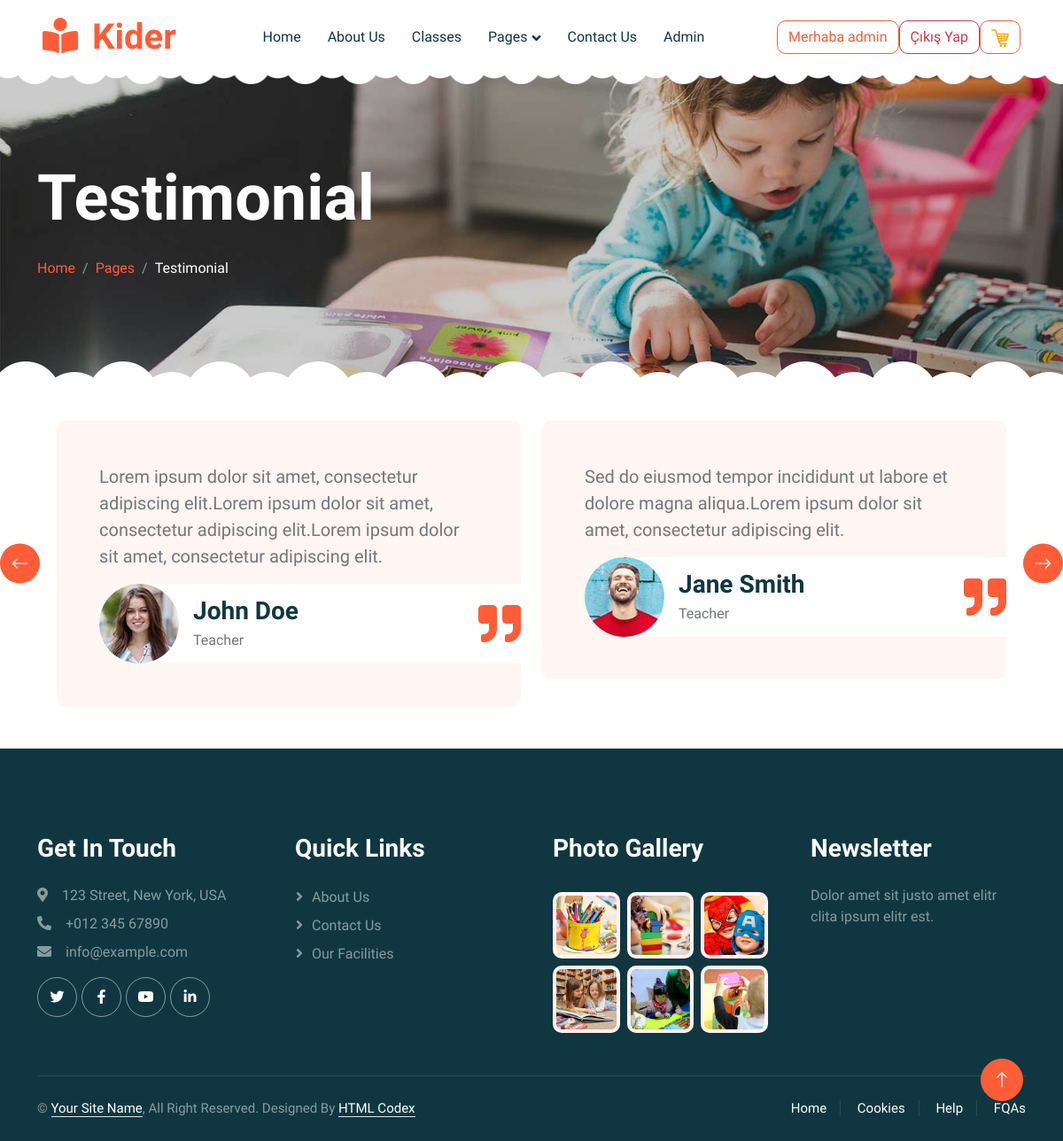
The page /testimonial (signed in) on the database its author committed.
### mvc/models.py (models this page shows)
class User(db.Model, UserMixin):
    id = db.Column(db.Integer, primary_key=True)
    username = db.Column(db.String(20), unique=True, nullable=False)
    password = db.Column(db.String(60), nullable=False)
    Email = db.Column(db.String(120), unique=True, nullable=False)
    date_created = db.Column(db.DateTime, default=datetime.utcnow)
    is_admin = db.Column(db.Boolean, nullable=False, default=False)
    cart = db.relationship('Cart', backref='user', lazy=True)
    orders = db.relationship('Order', backref='user', lazy=True)

class Testimonial(db.Model):
    id = db.Column(db.Integer, primary_key=True)
    message = db.Column(db.String(500))
    image = db.Column(db.String(100))
    name = db.Column(db.String(100))
    profession = db.Column(db.String(100))

### mvc/views.py (the view)
@app_bp.route('/testimonial')
def testimonial():
    products = Product.query.all()
    testimonials = Testimonial.query.all()
    teachers = Teacher.query.all()
    return render_template('testimonial.html', page_name="testimonial", products=products, testimonials=testimonials, teachers=teachers)

### app.py (called while the page is built)
@login_manager.user_loader
def load_user(user_id):
    return User.query.get(int(user_id))

### templates/testimonial.html (shortened to what this page needs)
{%extends "base.html"%}
{%block content%}
<div class="owl-carousel testimonial-carousel wow fadeInUp" data-wow-delay="0.1s">
    {% for testimonial in testimonials %}
        <div class="testimonial-item bg-light rounded p-5">
            <p class="fs-5">{{ testimonial.message }}</p>
            <div class="d-flex align-items-center bg-white me-n5" style="border-radius: 50px 0 0 50px;">
                <img class="img-fluid flex-shrink-0 rounded-circle" src="{{ url_for('static', filename=testimonial.image) }}" style="width: 90px; height: 90px;">
                <div class="ps-3">
                    <h3 class="mb-1">{{ testimonial.name }}</h3>
                    <span>{{ testimonial.profession }}</span>
                </div>
                <i class="fa fa-quote-right fa-3x text-primary ms-auto d-none d-sm-flex"></i>
            </div>
        </div>
    {% endfor %}
</div>
{%endblock%}

### templates/base.html (shortened to what this page needs)
<!DOCTYPE html>
<html lang="en">
<head>
    <link href="https://cdnjs.cloudflare.com/ajax/libs/font-awesome/5.10.0/css/all.min.css" rel="stylesheet">
    <link href="https://cdn.jsdelivr.net/npm/bootstrap-icons@1.4.1/font/bootstrap-icons.css" rel="stylesheet">
    <link href="{{ url_for('static', filename='lib/animate/animate.min.css') }}" rel="stylesheet">
    <link href="{{ url_for('static', filename='lib/owlcarousel/assets/owl.carousel.min.css') }}" rel="stylesheet">
    <link href="{{ url_for('static', filename='css/bootstrap.min.css') }}" rel="stylesheet">
    <link href="{{ url_for('static', filename='css/style.css') }}" rel="stylesheet">
</head>
<body>
    <div class="container-xxl bg-white p-0">
        <nav class="navbar navbar-expand-lg bg-white navbar-light sticky-top px-4 px-lg-5 py-lg-0">
            <a href="/" class="navbar-brand">
                <h1 class="m-0 text-primary"><i class="fa fa-book-reader me-3"></i>Kider</h1>
            </a>
            <div class="collapse navbar-collapse" id="navbarCollapse">
                <div class="navbar-nav mx-auto">
                    <a href="{{url_for('app.index')}}" class="nav-item nav-link">Home</a>
                    <a href="{{url_for('app.about')}}" class="nav-item nav-link">About Us</a>
                    <a href="{{url_for('app.classes')}}" class="nav-item nav-link">Classes</a>
                    <div class="nav-item dropdown">
                        <a href="#" class="nav-link dropdown-toggle " data-bs-toggle="dropdown">Pages</a>
                    </div>
                    <a href="{{url_for('app.contact')}}" class="nav-item nav-link">Contact Us</a>
                    {% if current_user.is_authenticated and current_user.is_admin %}
                        <a href="{{url_for('app.admin_dashboard')}}" class="nav-item nav-link">Admin</a>
                    {% endif %}
</div>
{% if current_user.is_authenticated %}
<a href="{{ url_for('app.dashboard', username=current_user.username) }}" class="btn btn-outline-primary">
    Merhaba {{ current_user.username }}
</a>
<a href="{{ url_for('app.logout') }}" class="btn btn-outline-danger">
    Çıkış Yap
</a>
<a href="{{ url_for('app.view_cart') }}" class="btn btn-outline-primary">
    <img src="{{ url_for('static', filename='img/cart.png') }}" alt="Cart" style="width: 20px; height: 20px;">
</a>
{% endif %}
            </div>
        </nav>
{%block header%}
        <div class="container-xxl py-5 page-header position-relative mb-5">
            <div class="container py-5">
                <h1 class="display-2 text-white animated slideInDown mb-4">{{page_name|capitalize}}</h1>
                <nav aria-label="breadcrumb animated slideInDown">
                    <ol class="breadcrumb">
                        <li class="breadcrumb-item"><a href="#">Home</a></li>
                        <li class="breadcrumb-item"><a href="#">Pages</a></li>
                        <li class="breadcrumb-item text-white active" aria-current="page">{{page_name|capitalize}}</li>
                    </ol>
                </nav>
            </div>
        </div>
{%endblock%}
        {% block content %}
        {% endblock %}
        <div class="container-fluid bg-dark text-white-50 footer pt-5 mt-5 wow fadeIn" data-wow-delay="0.1s">
            <div class="container py-5">
                <div class="row g-5">
                    <div class="col-lg-3 col-md-6">
                        <h3 class="text-white mb-4">Get In Touch</h3>
                        <p class="mb-2"><i class="fa fa-map-marker-alt me-3"></i>123 Street, New York, USA</p>
                        <p class="mb-2"><i class="fa fa-phone-alt me-3"></i>+012 345 67890</p>
                        <p class="mb-2"><i class="fa fa-envelope me-3"></i>info@example.com</p>
                        <div class="d-flex pt-2">
                            <a class="btn btn-outline-light btn-social" href=""><i class="fab fa-twitter"></i></a>
                            <a class="btn btn-outline-light btn-social" href=""><i class="fab fa-facebook-f"></i></a>
                            <a class="btn btn-outline-light btn-social" href=""><i class="fab fa-youtube"></i></a>
                            <a class="btn btn-outline-light btn-social" href=""><i class="fab fa-linkedin-in"></i></a>
                        </div>
                    </div>
                    <div class="col-lg-3 col-md-6">
                        <h3 class="text-white mb-4">Quick Links</h3>
                        <a class="btn btn-link text-white-50" href="{{url_for('app.about')}}">About Us</a>
                        <a class="btn btn-link text-white-50" href="{{url_for('app.contact')}}">Contact Us</a>
                        <a class="btn btn-link text-white-50" href="{{url_for('app.facility')}}">Our Facilities</a>
                    </div>
                    <div class="col-lg-3 col-md-6">
                        <h3 class="text-white mb-4">Photo Gallery</h3>
                        <div class="row g-2 pt-2">
                            <div class="col-4">
                                <img class="img-fluid rounded bg-light p-1" src="{{ url_for('static', filename='img/classes-1.jpg') }}" alt="Description of classes-1.jpg">
                            </div>
                            <div class="col-4">
                                <img class="img-fluid rounded bg-light p-1" src="{{ url_for('static', filename='img/classes-2.jpg') }}" alt="Description of classes-2.jpg">
                            </div>
                            <div class="col-4">
                                <img class="img-fluid rounded bg-light p-1" src="{{ url_for('static', filename='img/classes-3.jpg') }}" alt="Description of classes-3.jpg">
                            </div>
                            <div class="col-4">
                                <img class="img-fluid rounded bg-light p-1" src="{{ url_for('static', filename='img/classes-4.jpg') }}" alt="Description of classes-4.jpg">
                            </div>
                            <div class="col-4">
                                <img class="img-fluid rounded bg-light p-1" src="{{ url_for('static', filename='img/classes-5.jpg') }}" alt="Description of classes-5.jpg">
                            </div>
                            <div class="col-4">
                                <img class="img-fluid rounded bg-light p-1" src="{{ url_for('static', filename='img/classes-6.jpg') }}" alt="Description of classes-6.jpg">
                            </div>
                        </div>
                    </div>
                    <div class="col-lg-3 col-md-6">
                        <h3 class="text-white mb-4">Newsletter</h3>
                        <p>Dolor amet sit justo amet elitr clita ipsum elitr est.</p>
                    </div>
                </div>
            </div>
            <div class="container">
                <div class="copyright">
                    <div class="row">
                        <div class="col-md-6 text-center text-md-start mb-3 mb-md-0">
                            &copy; <a class="border-bottom" href="#">Your Site Name</a>, All Right Reserved.
							Designed By <a class="border-bottom" href="https://htmlcodex.com">HTML Codex</a>
                        </div>
                        <div class="col-md-6 text-center text-md-end">
                            <div class="footer-menu">
                                <a href="/">Home</a>
                                <a href="">Cookies</a>
                                <a href="{{url_for('app.contact')}}">Help</a>
                                <a href="">FQAs</a>
                            </div>
                        </div>
                    </div>
                </div>
            </div>
        </div>
        <a href="#" class="btn btn-lg btn-primary btn-lg-square back-to-top"><i class="bi bi-arrow-up"></i></a>
    </div>
</body>
</html>

### static/css/style.css (style rules this page uses)
:root { --primary: #FE5D37; --light: #FFF5F3; --dark: #103741; }
.back-to-top { position: fixed; display: none; right: 45px; bottom: 45px; z-index: 99; }
.btn { font-weight: 500; transition: .5s; }
.btn.btn-primary { color: #FFFFFF; }
.btn-lg-square { width: 48px; height: 48px; }
.btn-square, .btn-sm-square, .btn-lg-square { padding: 0; display: flex; align-items: center; justify-content: center; font-weight: normal; border-radius: 50px; }
h1, h2, h3, h4, .h1, .h2, .h3, .h4, .display-1, .display-2, .display-3, .display-4, .display-5, .display-6 { font-family: 'Lobster Two', cursive; font-weight: 700; }
.navbar .navbar-nav .nav-link { padding: 30px 15px; color: var(--dark); font-weight: 500; outline: none; }
.navbar.sticky-top { top: -100px; transition: .5s; }
.navbar .dropdown-toggle::after { border: none; content: "\f107"; font-family: "Font Awesome 5 Free"; font-weight: 900; vertical-align: middle; margin-left: 5px; transition: .5s; }
.header-carousel::before, .header-carousel::after, .page-header::before, .page-header::after { position: absolute; content: ""; width: 100%; height: 10px; top: 0; left: 0; background: url(../img/bg-header-top.png) center center repeat-x; z-index: 1; }
.header-carousel::after, .page-header::after { height: 19px; top: auto; bottom: 0; background: url(../img/bg-header-bottom.png) center center repeat-x; }
.page-header { background: linear-gradient(rgba(0, 0, 0, .2), rgba(0, 0, 0, .2)), url(../img/carousel-1.jpg) center center no-repeat; background-size: cover; }
.breadcrumb-item + .breadcrumb-item::before { color: rgba(255, 255, 255, .5); }
.testimonial-carousel { padding-left: 1.5rem; padding-right: 1.5rem; }
@media (min-width: 576px) { .testimonial-carousel { padding-left: 4rem; padding-right: 4rem; } }
.footer .btn.btn-social { margin-right: 5px; width: 45px; height: 45px; display: flex; align-items: center; justify-content: center; color: #FFFFFF; border: 1px solid rgba(255,255,255,0.5); border-radius: 45px; transition: .3s; }
.footer .btn.btn-link { display: block; margin-bottom: 5px; padding: 0; text-align: left; font-size: 16px; font-weight: normal; text-transform: capitalize; transition: .3s; }
.footer .btn.btn-link::before { position: relative; content: "\f105"; font-family: "Font Awesome 5 Free"; font-weight: 900; margin-right: 10px; }
.footer .copyright { padding: 25px 0; font-size: 15px; border-top: 1px solid rgba(256, 256, 256, .1); }
.footer .copyright a { color: #FFFFFF; }
.footer .footer-menu a { margin-right: 15px; padding-right: 15px; border-right: 1px solid rgba(255, 255, 255, .1); }
.footer .footer-menu a:last-child { margin-right: 0; padding-right: 0; border-right: none; }

### rows shown on the page
User: username "admin"
Testimonial: message "Lorem ipsum dolor sit amet, consectetur adipiscing elit.Lorem ipsum dolor sit amet, consectetur adipiscing elit.Lorem ipsum dolor sit amet, consectetur adipiscing elit.", image (picture), name "John Doe", profession "Teacher"
Testimonial: message "Sed do eiusmod tempor incididunt ut labore et dolore magna aliqua.Lorem ipsum dolor sit amet, consectetur adipiscing elit.", image (picture), name "Jane Smith", profession "Teacher"

### other values the page prints
{{ page_name|capitalize }} "Testimonial"
